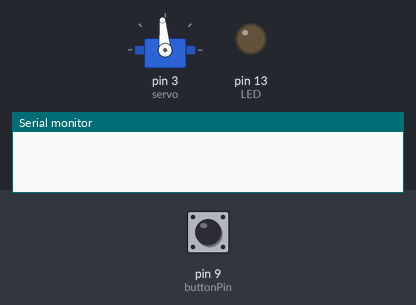
The sketch below on a simulated Arduino Uno, built with avr-gcc and run on an emulated ATmega328P. Parts: servo, output pins drawn as LEDs (lit = HIGH), the last lines printed to the serial monitor. The test bench sets the inputs (shaded band); at power-on: pin 9 (buttonPin) HIGH. Random numbers use the default seed unless the sketch sets one.

Above: at 1.2 s.
1.3 s: pin 9 (buttonPin) pulled LOW for 0.15 s
At 1.4 s:
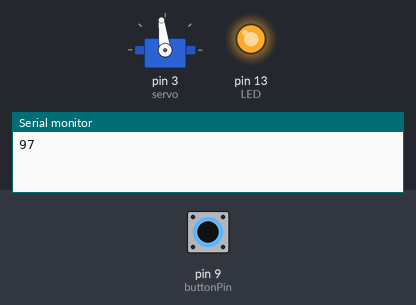
At 7.2 s:
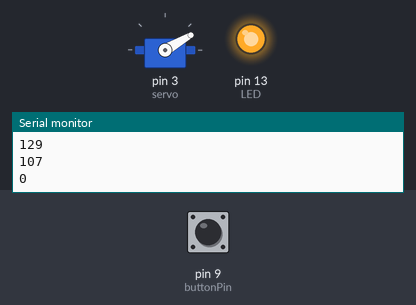
Timing chart, 0 to 12.6 s (numbered marks = the images above; inputs shaded):
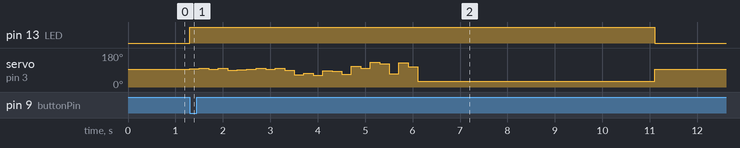

The sketch:

SantaHat.ino
```cpp
// Code for Santa's Sorting Hat Project
// By Natasha Dzurny for Brown Dog Gadgets

// Circuit: Connect button to pin D9 and ground; Connect Servo to pin D3

#include <Servo.h> //Include the library that lets you command the servo
int buttonPin = 9; // This is pin D9 on the Crazy Circuits board
int LED = 13; // This is the LED on the board
boolean buttonGate = false;

Servo servo;
int angle = 0;
int startAngle = 95; // The position when the stick is straight up - change angle if necessary
int stageLeft = 30; //The left most position as if you were wearing it - change angle if necessary
int stageRight = 160; //The right most position as if you were wearing it - change angle if necessary

void setup() {

  servo.attach(3);   //Servo is connected to pin D3
  pinMode(buttonPin, INPUT_PULLUP);
  pinMode(LED, OUTPUT);   // Define pin #13 as output, for the LED

  servo.write(startAngle);
  delay(10);
  Serial.begin(9600);
}

void loop() {

  int buttonValue = digitalRead(buttonPin);
  if (!buttonGate) {
    if (buttonValue == LOW) {
      buttonGate = true;
      digitalWrite(LED, HIGH);
      angleDance(90, 100, 10); // Change if you'd like! The first number is the minimum angle,
      angleDance(60, 120, 7); //  the second is the maximum angle and the third is
      angleDance(40, 150, 4); // how many times it wiggles
      chooseYourFate();
      delay(5000);
    }
  }

  else {
    buttonGate = false;
    digitalWrite(LED, LOW);
    servo.write(startAngle);
  }

}

int angleDance(int angleMin, int angleMax, int numberOfTimes) {
  int danceDelay = 200;

  for (int i = 0; i <= numberOfTimes; i++) {
    int randomAmount = random(angleMin, angleMax);
    Serial.println(randomAmount);
    servo.write(randomAmount);
    delay(danceDelay);
  }
}

void chooseYourFate() {
  long naughtyOrNice = random(2);

  if (naughtyOrNice == 0) {
    servo.write(stageLeft);

  } if (naughtyOrNice == 1) {
    servo.write(stageRight);
  }
    Serial.println(naughtyOrNice);
}
```
